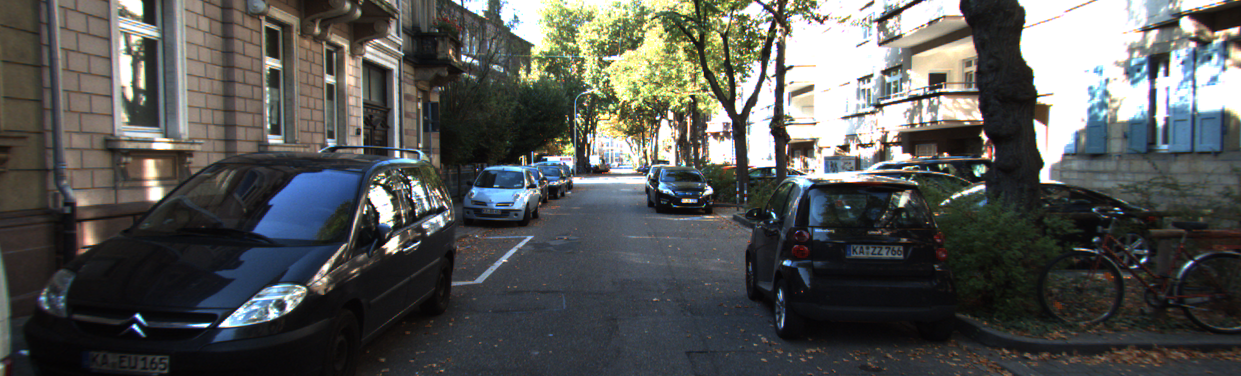
#> input picture Original_Image/uu_000099.png, 1241 x 376 px, found by its file name
$ python NMFusion.py
#> lines starting #> are read from the running program, lines starting #| are printed output that depends on the picture
import numpy as np
import matplotlib.pyplot as plt
import cv2
from Method import Fuse

imName = 'uu_000099'  # Change the name of image
image = plt.imread('C:/Users/Asus/PycharmProjects/CRF/Original_Image/' + imName + '.png')
#> image is the input picture: shape (376, 1241, 3) float32; mean R, G, B 0.334, 0.34, 0.331
image = cv2.resize(image, (1024, 256))
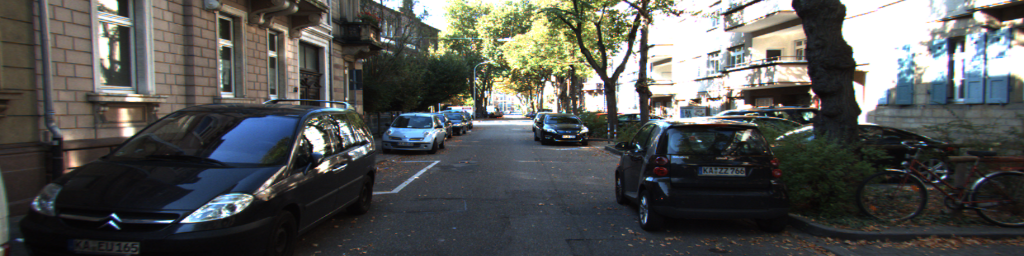
#> image: shape (256, 1024, 3) float32; mean R, G, B 0.334, 0.339, 0.33

#> (the run stopped early here; a loop or call above may not have finished)

$ run again, with Original_Image/uu_000010.png copied over Original_Image/uu_000099.png
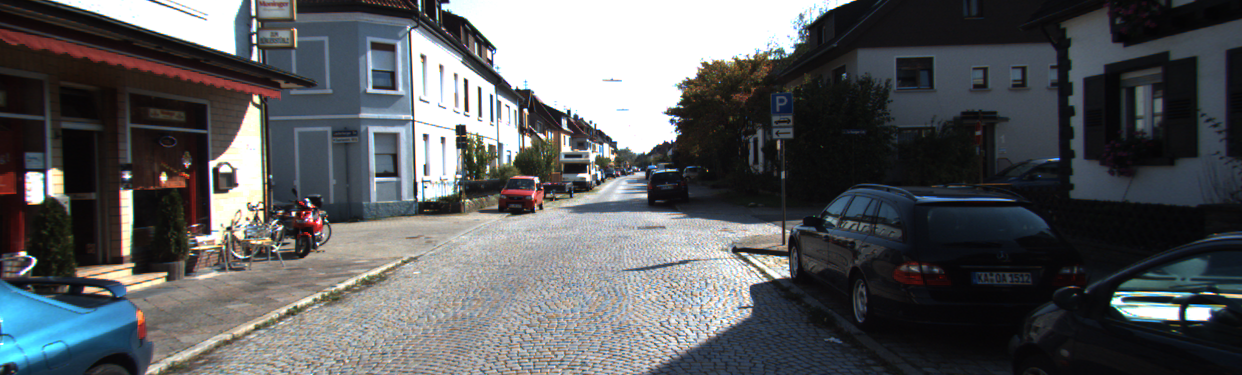
#> input picture Original_Image/uu_000010.png, 1242 x 375 px, found by its file name
#> image is the input picture: shape (375, 1242, 3) float32; mean R, G, B 0.351, 0.359, 0.368
#> `image = cv2.resize(image, (1024, 256))`:
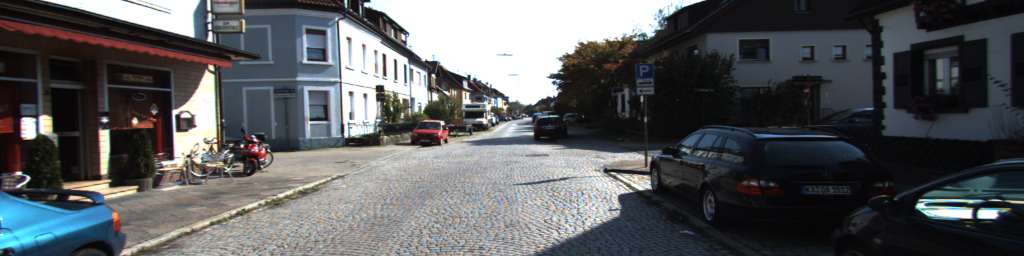
#> image: shape (256, 1024, 3) float32; mean R, G, B 0.351, 0.359, 0.368

$ run again, with Original_Image/uu_000052.png copied over Original_Image/uu_000099.png
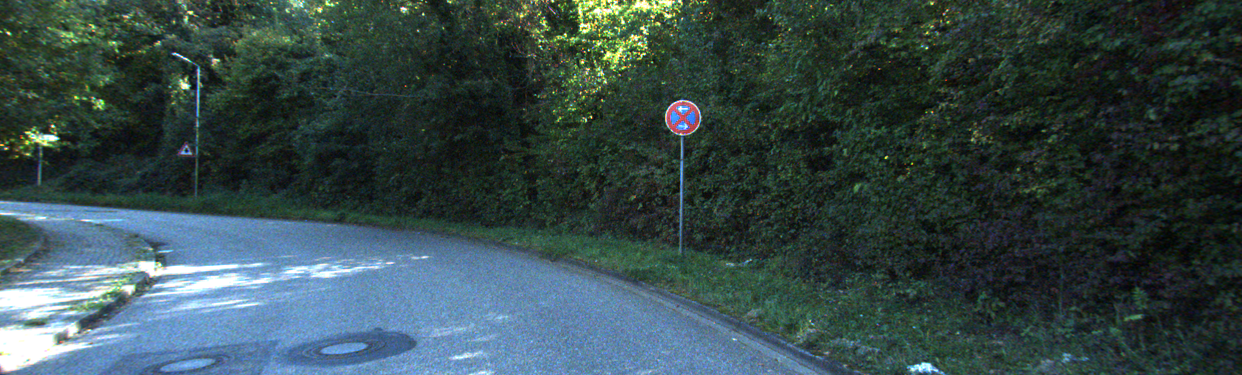
#> input picture Original_Image/uu_000052.png, 1242 x 375 px, found by its file name
#> image is the input picture: shape (375, 1242, 3) float32; mean R, G, B 0.211, 0.287, 0.289
#> `image = cv2.resize(image, (1024, 256))`:
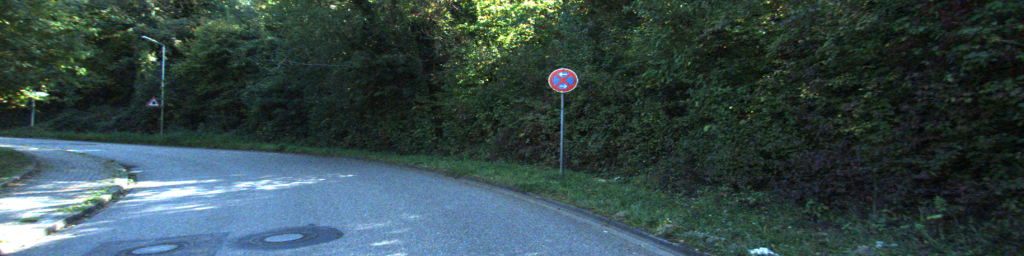
#> image: shape (256, 1024, 3) float32; mean R, G, B 0.211, 0.288, 0.289

$ run again, with Original_Image/um_000043.png copied over Original_Image/uu_000099.png
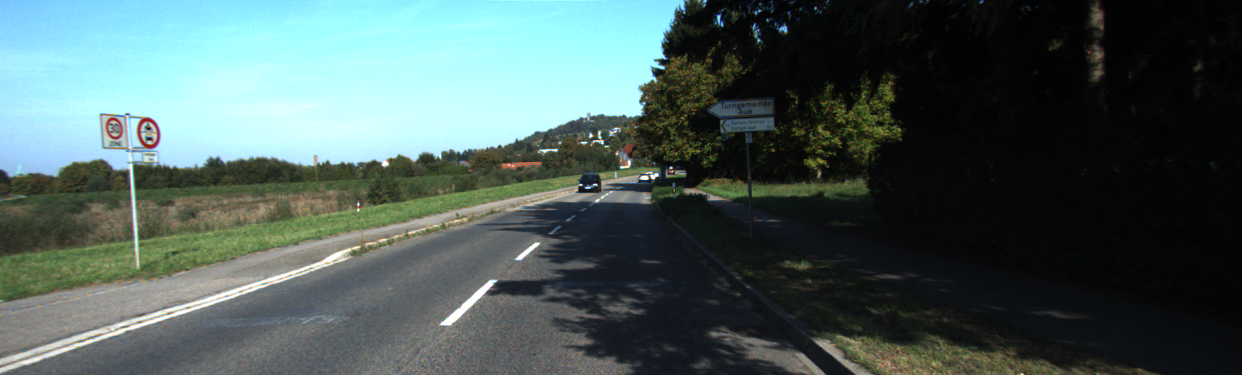
#> input picture Original_Image/um_000043.png, 1242 x 375 px, found by its file name
#> image is the input picture: shape (375, 1242, 3) float32; mean R, G, B 0.297, 0.367, 0.356
#> `image = cv2.resize(image, (1024, 256))`:
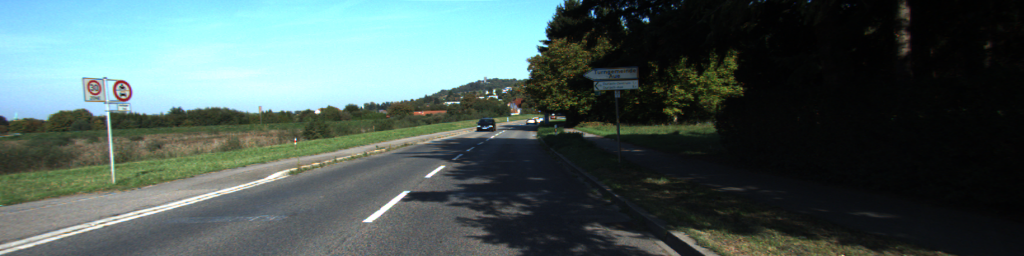
#> image: shape (256, 1024, 3) float32; mean R, G, B 0.297, 0.366, 0.356
